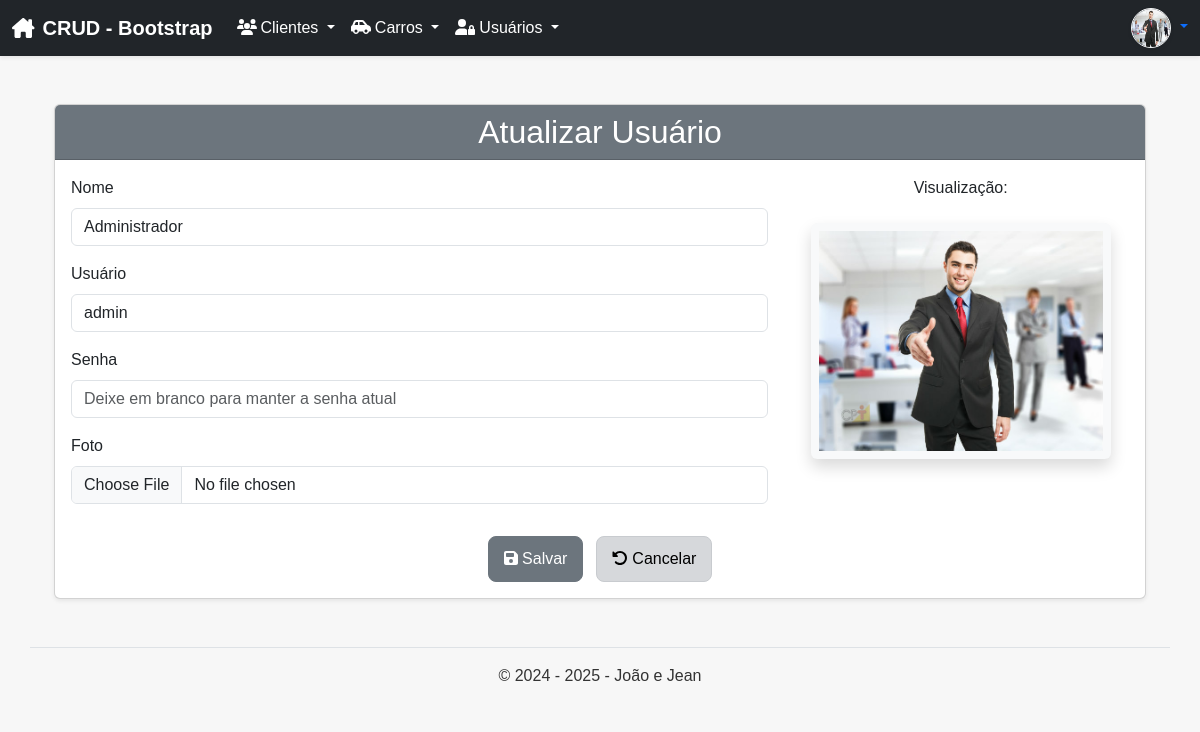
Page /usuarios/edit.php?id=1 (signed in) on the committed database.
### tables this page shows
CREATE TABLE
    IF NOT EXISTS usuarios (
        id INT AUTO_INCREMENT NOT NULL,
        nome VARCHAR(50) NOT NULL,
        usuario VARCHAR(50) NOT NULL,
        senha VARCHAR(100) NOT NULL,
        foto VARCHAR(50),
        PRIMARY KEY (id)
    );

### inc/database.php (called while the page is built, shortened)
<?php
function open_database()
{
    try {
        $conn = new PDO("mysql:host=" . DB_HOST . ";dbname=" . DB_NAME, DB_USER, DB_PASSWORD);
        $conn->setAttribute(PDO::ATTR_ERRMODE, PDO::ERRMODE_EXCEPTION);
        $conn->exec("set names utf8");
        return $conn;
    } catch (PDOException $e) {
        $_SESSION['message'] = 'Erro ao conectar ao banco de dados: ' . $e->getMessage();
        $_SESSION['type'] = 'danger';
        return null;
    }
}
function find($table = null, $id = null)
{
    $database = open_database();
    try {
        if ($id) {
            $stmt = $database->prepare("SELECT * FROM $table WHERE id = :id");
            $stmt->bindParam(':id', $id, PDO::PARAM_INT);
            $stmt->execute();
            return $stmt->fetch(PDO::FETCH_ASSOC);
        } else {
            $stmt = $database->query("SELECT * FROM $table");
            return $stmt->fetchAll(PDO::FETCH_ASSOC);
        }
    } catch (PDOException $e) {
        $_SESSION['message'] = $e->getMessage();
        $_SESSION['type'] = 'danger';
        return null;
    } finally {
        close_database($database);
    }
}

### usuarios/functions.php (called while the page is built, shortened)
<?php
$usuario = null;
function edit()
{
    global $usuario;
    try {
        if (isset($_GET['id'])) {
            $id = intval($_GET['id']);
            if (isset($_POST['usuario'])) {
                $dadosForm = $_POST['usuario'];
				$usuarioExistente = find('usuarios', $id);
				if (!empty($dadosForm['senha'])) {
					$usuario['senha'] = $dadosForm['senha'];
				} else {
					$usuario['senha'] = $usuarioExistente['senha'];
				}
				$usuario['nome'] = $dadosForm['nome'];
				$usuario['usuario'] = $dadosForm['usuario'];
                if (!empty($_FILES["foto"]["name"])) {
                    $destino = "fotos/";
                    $arquivoDestino = $destino . basename($_FILES["foto"]["name"]);
                    $tmpNome = $_FILES["foto"]["tmp_name"];
                    $tamanhoArquivo = $_FILES["foto"]["size"];
                    $tipoArquivo = strtolower(pathinfo($arquivoDestino, PATHINFO_EXTENSION));
                    $existingUsuario = find('usuarios', $id);
                    if (!empty($existingUsuario['foto']) && $existingUsuario['foto'] !== 'semimagem.png') {
                        @unlink($destino . $existingUsuario['foto']);
                    }
                    upload($destino, $arquivoDestino, $tipoArquivo, $tmpNome, $tamanhoArquivo);
                    $usuario['foto'] = basename($_FILES["foto"]["name"]);
                }
                update('usuarios', $id, $usuario);
                header('Location: index.php');
                exit();
            } else {
                $usuario = find('usuarios', $id);
            }
        } else {
            header('Location: index.php');
            exit();
        }
    } catch (Exception $e) {
        $_SESSION['message'] = "Aconteceu um erro: " . $e->getMessage();
        $_SESSION['type'] = "danger";
    }
}

### usuarios/edit.php (the view, shortened to what this page needs)
<?php
include "functions.php";
edit();
?>
<div class="container my-4">
    <div class="card shadow-sm">
        <div class="card-header bg-secondary text-white text-center">
            <h2 class="mb-0">Atualizar Usuário</h2>
        </div>
        <div class="card-body">
            <form action="edit.php?id=<?php echo htmlspecialchars($usuario['id']); ?>" method="post"
                enctype="multipart/form-data">
                <div class="row gy-3">
                    <div class="col-lg-8 col-md-12">
                        <div class="mb-3">
                            <label for="nome" class="form-label">Nome</label>
                            <input type="text" class="form-control" name="usuario[nome]"
                                value="<?php echo htmlspecialchars($usuario['nome']); ?>" maxlength="50"
                                placeholder="Digite o nome" required>
                        </div>
                        <div class="mb-3">
                            <label for="usuario" class="form-label">Usuário</label>
                            <input type="text" class="form-control" name="usuario[usuario]"
                                value="<?php echo htmlspecialchars($usuario['usuario']); ?>" maxlength="50"
                                placeholder="Digite o usuário" required>
                        </div>
                        <div class="mb-3">
                            <label for="senha" class="form-label">Senha</label>
                            <input type="password" class="form-control" name="usuario[senha]" value="" maxlength="100"
                                placeholder="Deixe em branco para manter a senha atual">
                        </div>
                        <div class="mb-3">
                            <label for="foto" class="form-label">Foto</label>
                            <input type="file" class="form-control" id="foto" name="foto">
                        </div>
                    </div>
                    <div class="col-lg-4 col-md-12 text-center d-flex flex-column align-items-center">
                        <label for="fotoPreview" class="form-label">Visualização:</label>
                        <?php $foto = empty($usuario['foto']) ? "semimagem.png" : $usuario['foto']; ?>
                        <img class="img-fluid shadow p-2 bg-light rounded" id="imgPreview"
                            src="fotos/<?php echo htmlspecialchars($foto); ?>" alt="Foto do usuário">
                    </div>
                </div>
                <div class="text-center mt-3">
                    <button type="submit" class="btn btn-secondary me-2">
                        <i class="fa-solid fa-save"></i> Salvar
                    </button>
                    <a href="index.php" class="btn btn-light">
                        <i class="fa-solid fa-rotate-left"></i> Cancelar
                    </a>
                </div>
            </form>
        </div>
    </div>
</div>

### css/style.css (style rules this page uses)
body { background-color: #f7f7f7; font-family: Arial, sans-serif; margin: 0; padding: 0; color: #333; }
.img-preview, .img-fluid { max-width: 300px; margin: 15px auto; padding: 10px; background-color: #fff; border-radius: 10px; box-shadow: 2px 2px 10px rgba(0, 0, 0, 0.1); }
.btn { padding: 10px 15px; border-radius: 8px; transition: background-color 0.2s; }
.btn-light { background-color: #d6d8db; border-color: #c8cbcf; }
.btn-secondary { background-color: #6c757d; border-color: #6c757d; }
.text-center { text-align: center; }

### rows in the picture
usuarios: nome "Administrador", usuario "admin", foto (picture)
